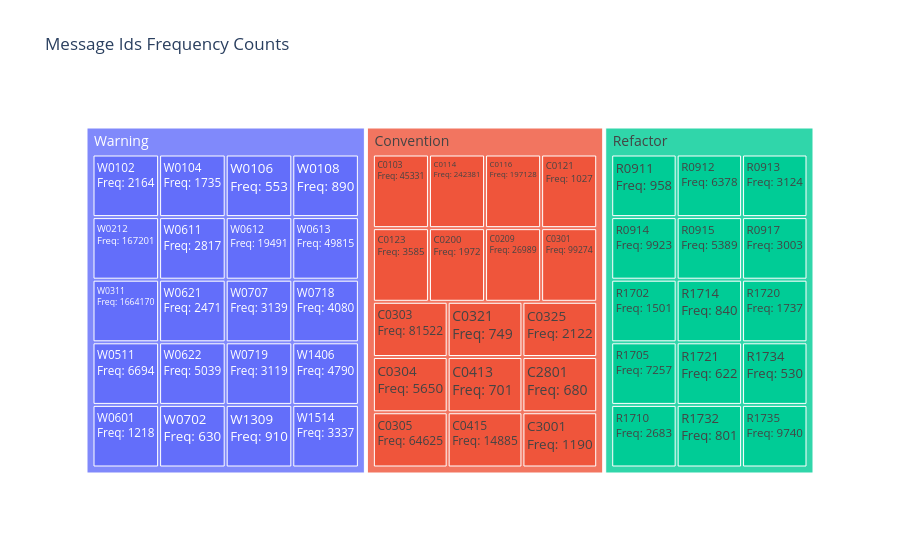

Write notebook code for a chart like this one.
### Code cell
# Sort the dataframe by frequency in descending order
df_msg_ids = df_msg_ids.sort_values(by='frequency', ascending=False)
fig = px.treemap(df_msg_ids, path=['category', 's_msg_id'], custom_data=['frequency'], title="Message Ids Frequency Counts", )
fig.update_traces(texttemplate='%{label}<br>Freq: %{customdata[0]}', textfont_size=14)
fig.show()

### Figure 1 — Plotly figure (JSON) as saved in the notebook; plotly's stock layout.template omitted (floating-point values rounded to 4 significant figures)
{"data": [{"branchvalues": "total", "customdata": [[45331], [242381], [197128], [1027], [3585], [1972], [26989], [99274], [81522], [5650], [64625], [749], [2122], [701], [14885], [680], [1190], [958], [6378], [3124], [9923], [5389], [3003], [1501], [7257], [2683], [840], [1737], [622], [801], [530], [9740], [2164], [1735], [553], [890], [167201], [1664170], [6694], [1218], [2817], [19491], [49815], [2471], [5039], [630], [3139], [4080], [3119], [910], [4790], [3337], ["(?)"], ["(?)"], ["(?)"]], "domain": {"x": [0, 1], "y": [0, 1]}, "hovertemplate": "labels=%{label}<br>count=%{value}<br>parent=%{parent}<br>id=%{id}<extra></extra>", "ids": ["Convention/C0103", "Convention/C0114", "Convention/C0116", "Convention/C0121", "Convention/C0123", "Convention/C0200", "Convention/C0209", "Convention/C0301", "Convention/C0303", "Convention/C0304", "Convention/C0305", "Convention/C0321", "Convention/C0325", "Convention/C0413", "Convention/C0415", "Convention/C2801", "Convention/C3001", "Refactor/R0911", "Refactor/R0912", "Refactor/R0913", "Refactor/R0914", "Refactor/R0915", "Refactor/R0917", "Refactor/R1702", "Refactor/R1705", "Refactor/R1710", "Refactor/R1714", "Refactor/R1720", "Refactor/R1721", "Refactor/R1732", "Refactor/R1734", "Refactor/R1735", "Warning/W0102", "Warning/W0104", "Warning/W0106", "Warning/W0108", "Warning/W0212", "Warning/W0311", "Warning/W0511", "Warning/W0601", "Warning/W0611", "Warning/W0612", "Warning/W0613", "Warning/W0621", "Warning/W0622", "Warning/W0702", "Warning/W0707", "Warning/W0718", "Warning/W0719", "Warning/W1309", "Warning/W1406", "Warning/W1514", "Convention", "Refactor", "Warning"], "labels": ["C0103", "C0114", "C0116", "C0121", "C0123", "C0200", "C0209", "C0301", "C0303", "C0304", "C0305", "C0321", "C0325", "C0413", "C0415", "C2801", "C3001", "R0911", "R0912", "R0913", "R0914", "R0915", "R0917", "R1702", "R1705", "R1710", "R1714", "R1720", "R1721", "R1732", "R1734", "R1735", "W0102", "W0104", "W0106", "W0108", "W0212", "W0311", "W0511", "W0601", "W0611", "W0612", "W0613", "W0621", "W0622", "W0702", "W0707", "W0718", "W0719", "W1309", "W1406", "W1514", "Convention", "Refactor", "Warning"], "name": "", "parents": ["Convention", "Convention", "Convention", "Convention", "Convention", "Convention", "Convention", "Convention", "Convention", "Convention", "Convention", "Convention", "Convention", "Convention", "Convention", "Convention", "Convention", "Refactor", "Refactor", "Refactor", "Refactor", "Refactor", "Refactor", "Refactor", "Refactor", "Refactor", "Refactor", "Refactor", "Refactor", "Refactor", "Refactor", "Refactor", "Warning", "Warning", "Warning", "Warning", "Warning", "Warning", "Warning", "Warning", "Warning", "Warning", "Warning", "Warning", "Warning", "Warning", "Warning", "Warning", "Warning", "Warning", "Warning", "Warning", "", "", ""], "textfont": {"size": 14}, "texttemplate": "%{label}<br>Freq: %{customdata[0]}", "type": "treemap", "values": [1, 1, 1, 1, 1, 1, 1, 1, 1, 1, 1, 1, 1, 1, 1, 1, 1, 1, 1, 1, 1, 1, 1, 1, 1, 1, 1, 1, 1, 1, 1, 1, 1, 1, 1, 1, 1, 1, 1, 1, 1, 1, 1, 1, 1, 1, 1, 1, 1, 1, 1, 1, 17, 15, 20]}], "layout": {"legend": {"tracegroupgap": 0}, "title": {"text": "Message Ids Frequency Counts"}}}
